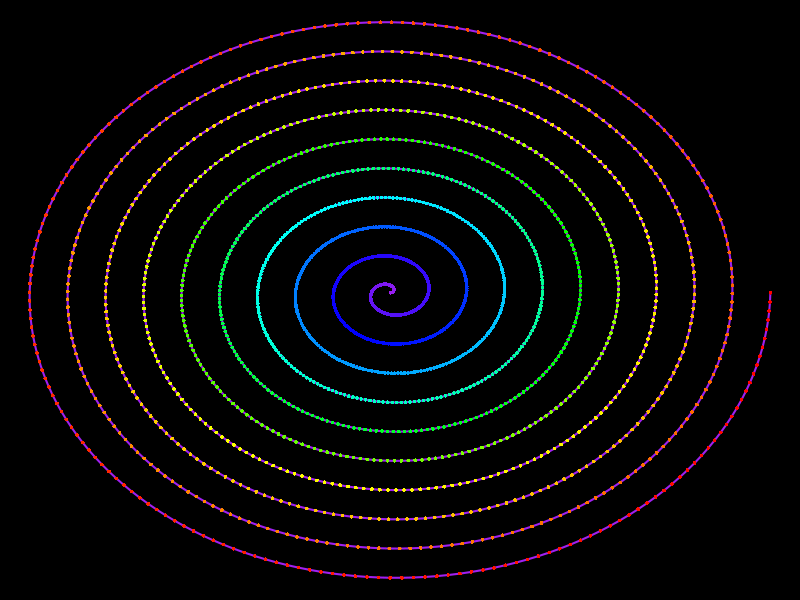

Reproduce this figure in R.
# Create a colorful radial pattern
png("/data/example.png", width = 800, height = 800)
par(mar = c(0,0,0,0), bg = "black")

# Generate points
t <- seq(0, 20*pi, length.out = 2000)
x <- t * cos(t)
y <- t * sin(t)

# Create color gradient
colors <- colorRampPalette(c("purple", "blue", "cyan", "green", "yellow", "orange", "red"))(2000)

# Plot
plot(x, y, type = "l", col = colors[1], lwd = 2, 
     xlim = range(x), ylim = range(y), axes = FALSE, xlab = "", ylab = "")

# Add points with changing colors
for(i in 1:length(x)) {
  points(x[i], y[i], col = colors[i], pch = 16, cex = 0.5)
}

dev.off()
